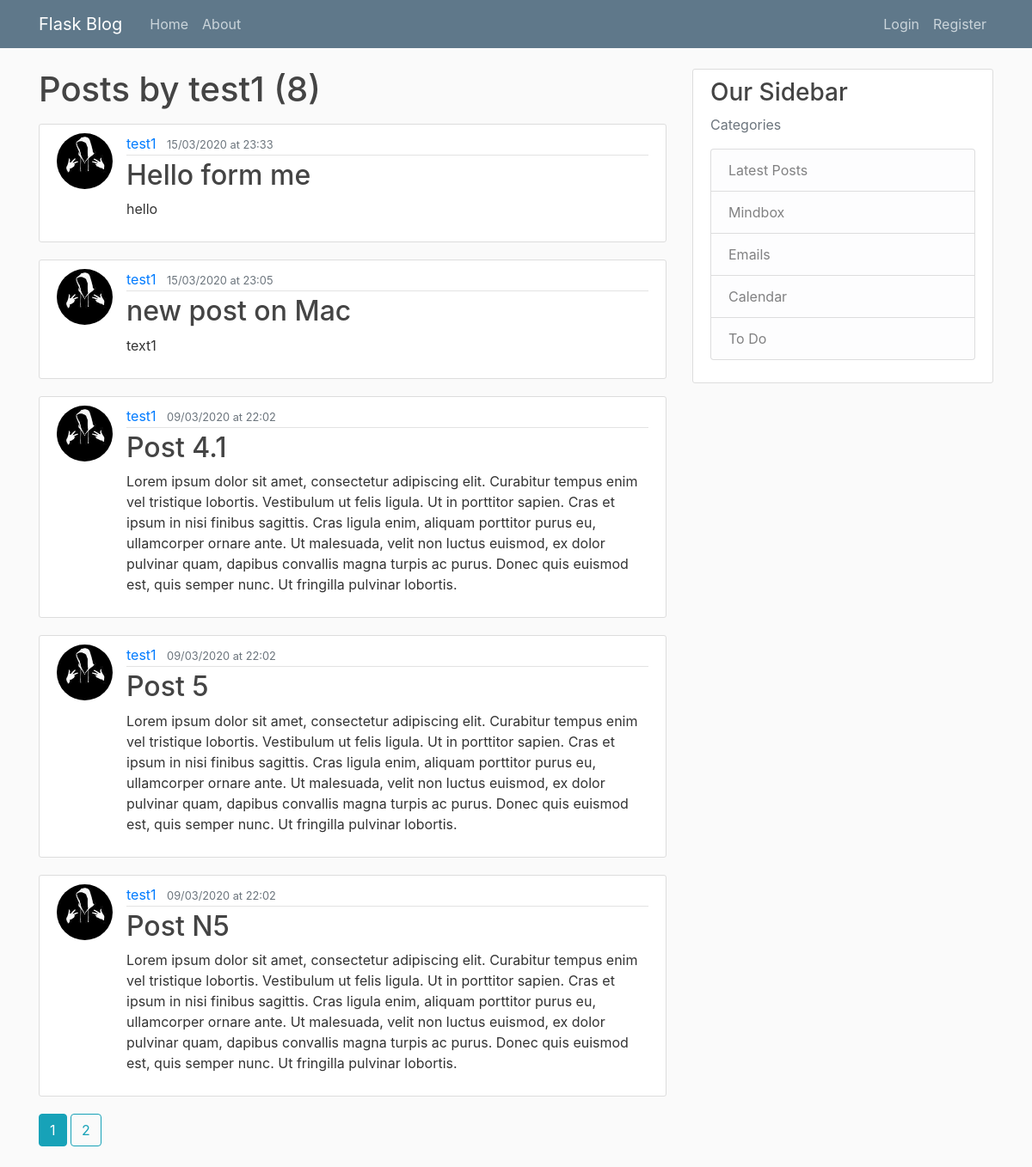
The app's page /user/test1 with its own data.
### flaskblog/models.py (models this page shows, shortened)
class User(db.Model, UserMixin):
    id = db.Column(db.Integer, primary_key=True)
    username = db.Column(db.String(20), unique=True, nullable=False)
    email = db.Column(db.String(120), unique=True, nullable=False)
    image_file = db.Column(db.String(20), nullable=False, default='default.jpg')
    password = db.Column(db.String(60), nullable=False)
    posts = db.relationship('Post', backref='author', lazy=True)

class Post(db.Model):
    id = db.Column(db.Integer, primary_key=True)
    title = db.Column(db.String(120), nullable=False)
    date_posted = db.Column(db.DateTime, nullable=False, default=datetime.now(timezone('Europe/Moscow')))
    content = db.Column(db.Text, nullable=False)
    user_id = db.Column(db.Integer, db.ForeignKey('user.id'), nullable=False)

### flaskblog/users/routes.py (the view)
@users.route('/user/<string:username>')
def user_posts(username):
    page = request.args.get('page', 1, type=int)
    user = User.query.filter_by(username=username).first_or_404()
    posts = Post.query.filter_by(author=user)\
        .order_by(Post.date_posted.desc())\
        .paginate(page=page, per_page=5)
    return render_template('user_posts.html', posts=posts, user=user)

### flaskblog/templates/user_posts.html
{% extends "layout.html" %}
{%  block content %}
    <h1 class="mb-3">Posts by {{ user.username }} ({{ posts.total }})</h1>
    {% for post in posts.items %}
        <article class="media content-section">
            <img class="rounded-circle article-img" src="{{ url_for('static', filename='profile_pics/' + post.author.image_file) }}">
            <div class="media-body">
                <div class="article-metadata">
                    <a class="mr-2" href="{{ url_for('users.user_posts', username=post.author.username) }}">{{ post.author.username }}</a>
                        <small class="text-muted">{{ post.date_posted.strftime('%d/%m/%Y at %R') }}</small>
                </div>
                <h2><a class="article-title" href="{{ url_for('posts.post', post_id=post.id) }}">{{ post.title }}</a></h2>
                <p class="article-content">{{ post.content }}</p>
            </div>
        </article>
    {% endfor %}
    {% for page_num in posts.iter_pages(left_edge=1, right_edge=1, left_current=2, right_current=3) %}
        {% if page_num %}
            {% if posts.page == page_num %}
                <a class="btn btn-info mb-4" href="{{ url_for('users.user_posts',username=user.username, page=page_num) }}">{{ page_num }}</a>
            {% else %}
                <a class="btn btn-outline-info mb-4" href="{{ url_for('users.user_posts',username=user.username, page=page_num) }}">{{ page_num }}</a>
            {% endif %}
        {% else %}
            ...
        {% endif %}
    {% endfor %}
{% endblock content%}

### flaskblog/static/main.css (style rules this page uses)
body { background: #fafafa; color: #333333; margin-top: 5rem; }
h1, h2, h3, h4, h5, h6 { color: #444444; }
.content-section { background: #ffffff; padding: 10px 20px; border: 1px solid #dddddd; border-radius: 3px; margin-bottom: 20px; }
.article-title { color: #444444; }
.article-content { white-space: pre-line; }
.article-img { height: 65px; width: 65px; margin-right: 16px; }
.article-metadata { padding-bottom: 1px; margin-bottom: 4px; border-bottom: 1px solid #e3e3e3 }

### records on screen
User: username "test1"
Post: image_file (picture), author.username "test1", date_posted "15/03/2020 at 23:33", title "Hello form me", content "hello"
Post: image_file (picture), author.username "test1", date_posted "15/03/2020 at 23:05", title "new post on Mac", content "text1"
Post: image_file (picture), author.username "test1", date_posted "09/03/2020 at 22:02", title "Post 4.1", content "Lorem ipsum dolor sit amet, consectetur adipiscing elit. Curabitur tempus enim vel tristique lobortis. Vestibulum ut felis ligula. Ut in porttitor sapien. Cras et ipsum in nisi finibus sagittis. Cras ligula enim, aliquam porttitor purus eu, ullamcorper ornare ante. Ut malesuada, velit non luctus euismod, ex dolor pulvinar quam, dapibus convallis magna turpis ac purus. Donec quis euismod est, quis semper nunc. Ut fringilla pulvinar lobortis."
Post: image_file (picture), author.username "test1", date_posted "09/03/2020 at 22:02", title "Post 5", content "Lorem ipsum dolor sit amet, consectetur adipiscing elit. Curabitur tempus enim vel tristique lobortis. Vestibulum ut felis ligula. Ut in porttitor sapien. Cras et ipsum in nisi finibus sagittis. Cras ligula enim, aliquam porttitor purus eu, ullamcorper ornare ante. Ut malesuada, velit non luctus euismod, ex dolor pulvinar quam, dapibus convallis magna turpis ac purus. Donec quis euismod est, quis semper nunc. Ut fringilla pulvinar lobortis."
Post: image_file (picture), author.username "test1", date_posted "09/03/2020 at 22:02", title "Post N5", content "Lorem ipsum dolor sit amet, consectetur adipiscing elit. Curabitur tempus enim vel tristique lobortis. Vestibulum ut felis ligula. Ut in porttitor sapien. Cras et ipsum in nisi finibus sagittis. Cras ligula enim, aliquam porttitor purus eu, ullamcorper ornare ante. Ut malesuada, velit non luctus euismod, ex dolor pulvinar quam, dapibus convallis magna turpis ac purus. Donec quis euismod est, quis semper nunc. Ut fringilla pulvinar lobortis."

### other values on screen
{{ posts.total }} "8"
{{ page_num }} "1"
{{ page_num }} "2"
